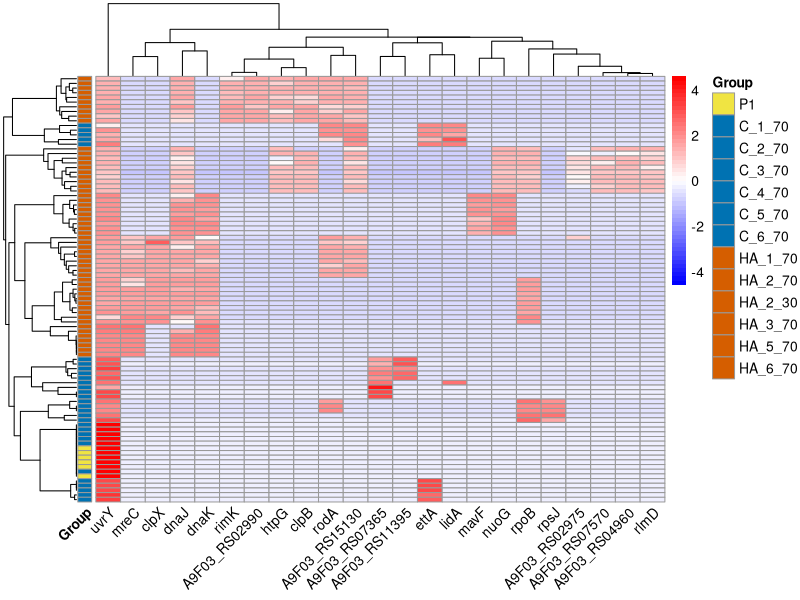

The R source for this figure:
# Load necessary libraries
library(pheatmap)

# Step 1: Load the data
data <- read.csv("wide_format_data_unique.csv", row.names = 1)  # Use the first column as row names

# Step 2: Extract group information
group_info <- data.frame(Group = data$GROUP)  # Create a data frame for group annotations
data <- data[, c(-1,-2)]  # Remove the 'GROUP' column from the data to keep only numeric values
rownames(group_info) <- rownames(data)  # Set row names to match the data

# Step 3: Replace zeros with NA
  # Replace all 0 values with NA to avoid clutter in the heatmap


#unique_groups <- unique(group_info$Group) 
unique_groups <- c("P1" ,"C_1_70","C_2_70","C_3_70","C_4_70","C_5_70", "C_6_70","HA_1_70","HA_2_70","HA_2_30","HA_3_70","HA_5_70","HA_6_70")
# Get all unique group names
#group_colors <- setNames(
 # colorRampPalette(c("cyan", "white","yellow"))(length(unique_groups)), 
  #unique_groups)
group_colors <- setNames(c("#F0E442",rep("#0072B2",6),rep("#D55E00",6))
  , unique_groups
)

#group_colors<-c("green",rep("#00FFFF",6),rep("yellow",6))


# Step 4: Draw the Heatmap
pheatmap(
  data,
  annotation_row = group_info,       # Add group annotation on the rows
  scale = "row",                     # Scale data by row
  color = colorRampPalette(c("blue", "white", "red"))(50),  # Color gradient
  clustering_distance_rows = "euclidean",
  clustering_distance_cols = "euclidean",
  clustering_method = "complete",
  annotation_colors = list(Group = group_colors),  # Adjust group colors
  show_rownames = FALSE,
  show_colnames = TRUE,
  angle_col = 45  
)
